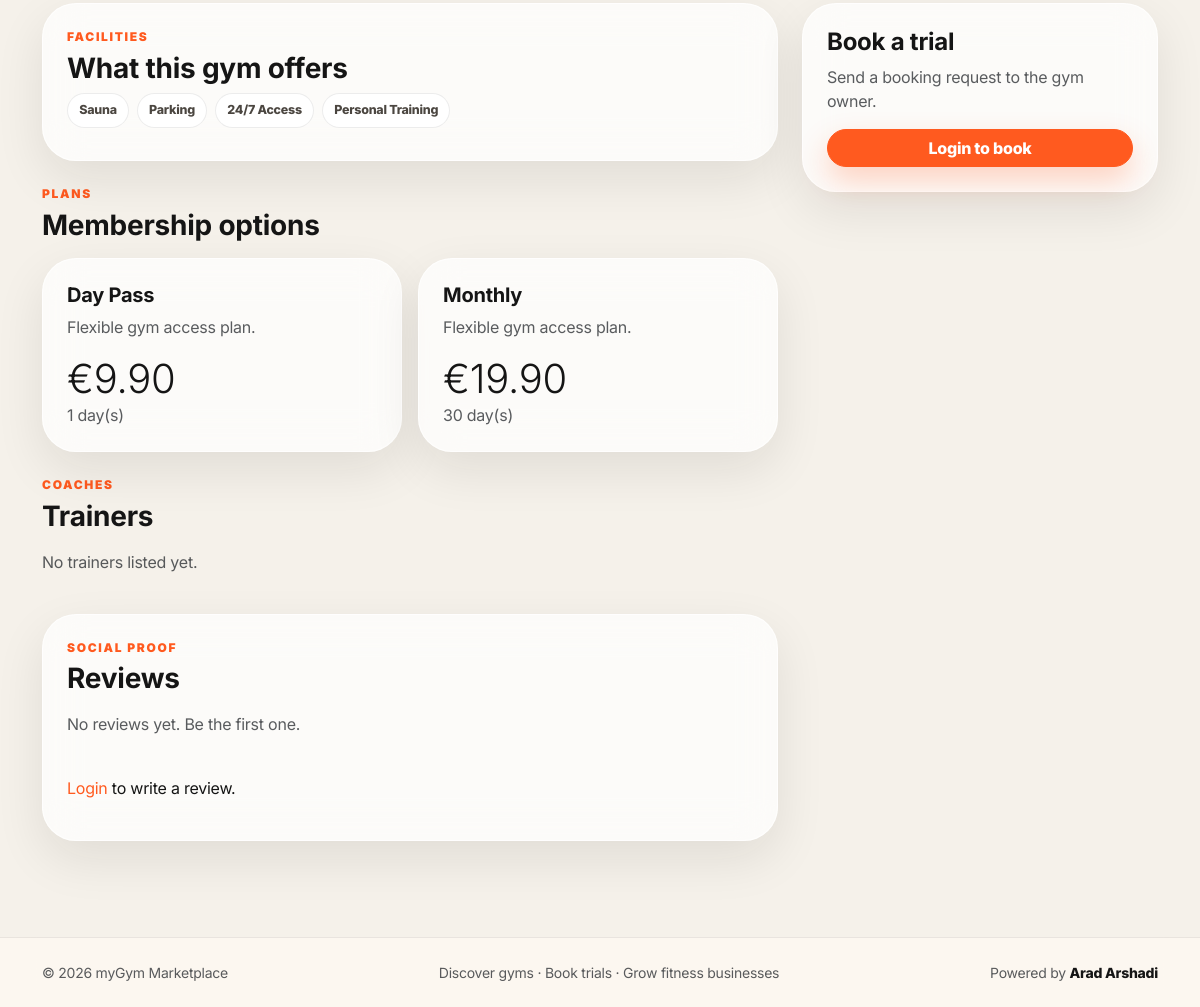
The app's page /gyms/flexfit-studio/ (lower part), older data.
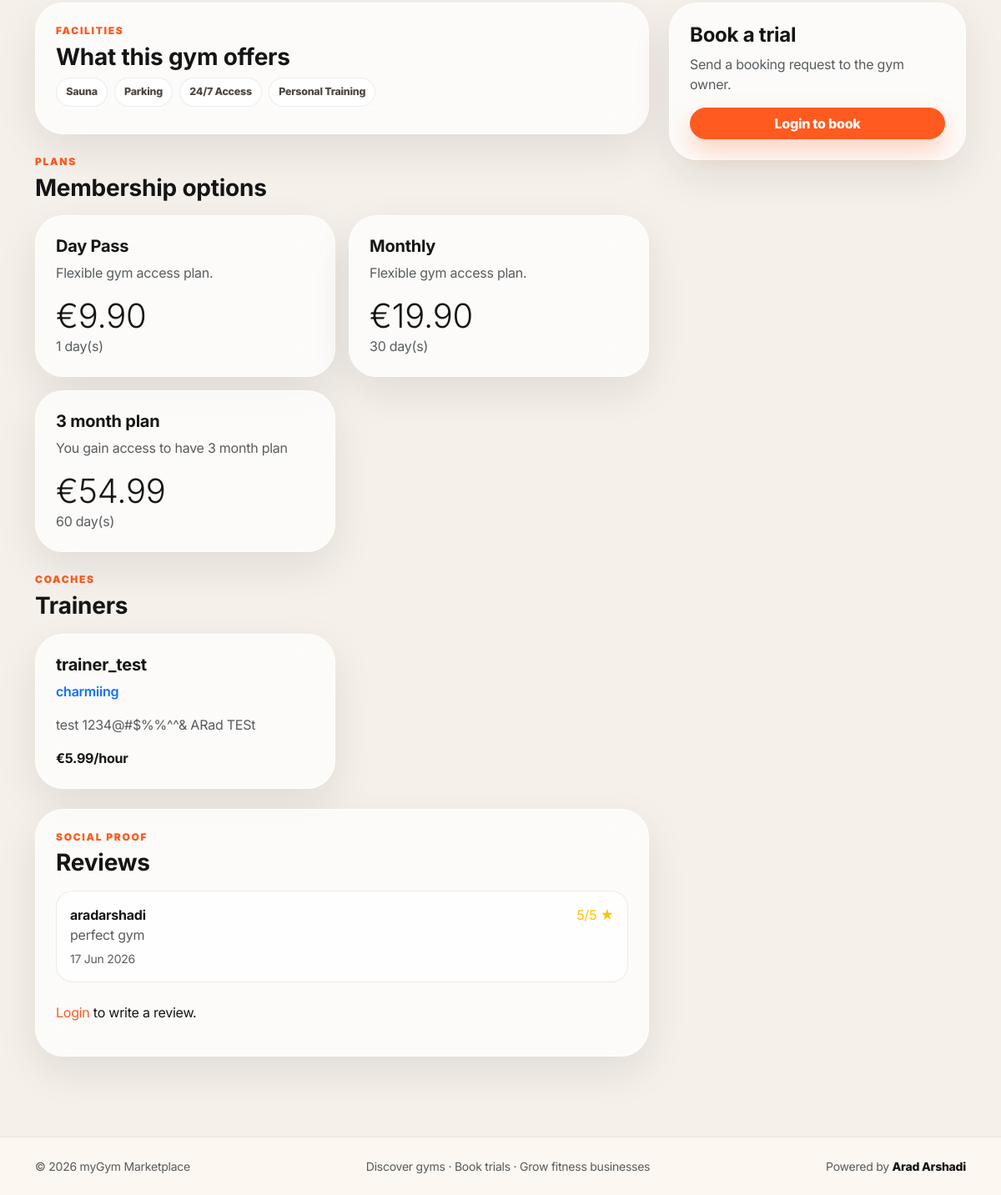
The same page, newer data.
### apps/gyms/models.py (models this page shows, shortened)
class Facility(models.Model):
    name = models.CharField(max_length=80, unique=True)
    icon = models.CharField(max_length=40, blank=True)
    class Meta:
        verbose_name_plural = 'Facilities'

class MembershipPlan(models.Model):
    gym = models.ForeignKey(Gym, on_delete=models.CASCADE, related_name='plans')
    title = models.CharField(max_length=100)
    description = models.TextField(blank=True)
    price = models.DecimalField(max_digits=8, decimal_places=2, validators=[MinValueValidator(0)])
    duration_days = models.PositiveIntegerField()
    is_trial = models.BooleanField(default=False)
    class Meta:
        ordering = ['price']

class TrainerProfile(models.Model):
    user = models.OneToOneField(settings.AUTH_USER_MODEL, on_delete=models.CASCADE, related_name='trainer_profile')
    gym = models.ForeignKey(Gym, on_delete=models.CASCADE, related_name='trainers')
    bio = models.TextField()
    specialties = models.CharField(max_length=255, help_text='Comma-separated: Strength, Boxing, Yoga')
    hourly_rate = models.DecimalField(max_digits=8, decimal_places=2, validators=[MinValueValidator(0)], null=True, blank=True)
    is_available = models.BooleanField(default=True)

### apps/accounts/models.py (models this page shows, shortened)
class User(AbstractUser):
    class Role(models.TextChoices):
        CUSTOMER = 'CUSTOMER', 'Customer'
        OWNER = 'OWNER', 'Gym Owner'
        TRAINER = 'TRAINER', 'Trainer'
        ADMIN = 'ADMIN', 'Admin'
    role = models.CharField(max_length=20, choices=Role.choices, default=Role.CUSTOMER)
    phone = models.CharField(max_length=30, blank=True)

### apps/reviews/models.py (models this page shows, shortened)
class Review(models.Model):
    user = models.ForeignKey(settings.AUTH_USER_MODEL, on_delete=models.CASCADE, related_name='reviews')
    gym = models.ForeignKey('gyms.Gym', on_delete=models.CASCADE, related_name='reviews')
    rating = models.PositiveSmallIntegerField(validators=[MinValueValidator(1), MaxValueValidator(5)])
    comment = models.TextField()
    is_visible = models.BooleanField(default=True)
    created_at = models.DateTimeField(auto_now_add=True)
    class Meta:
        ordering = ['-created_at']
        constraints = [models.UniqueConstraint(fields=['user', 'gym'], name='unique_review_per_user_gym')]

### apps/gyms/views.py (the view)
# urls.py: path('gyms/<slug:slug>/', views.gym_detail, name='gym_detail'),
def gym_detail(request, slug):
    gym = get_object_or_404(
        Gym.objects.prefetch_related('facilities', 'plans', 'trainers', 'images', 'reviews'),
        slug=slug,
        status=Gym.Status.APPROVED,
    )
    if not request.session.session_key:
        request.session.create()
    already_counted_today = GymView.objects.filter(
        gym=gym,
        session_key=request.session.session_key or '',
        created_at__date=timezone.localdate(),
    ).exists()
    if not already_counted_today:
        GymView.objects.create(
            gym=gym,
            user=request.user if request.user.is_authenticated else None,
            session_key=request.session.session_key or '',
            ip_address=request.META.get('REMOTE_ADDR'),
        )
    return render(request, 'gyms/gym_detail.html', {'gym': gym})

### apps/gyms/models.py (called while the page is built)
    @property
    def cover_image(self):
        cover = self.images.filter(is_cover=True).first()
        if cover:
            return cover
        return self.images.first()

    @property
    def gallery_images(self):
        return self.images.filter(is_cover=False)

### templates/gyms/gym_detail.html (shortened to what this page needs)
{% extends 'base.html' %}
{% block content %}
<div class="container py-5">
  <div class="row g-4">
    <div class="col-lg-8">
      <section class="neo-panel p-4 mb-4">
        <p class="section-kicker">Facilities</p><h2 class="fw-bold h3">What this gym offers</h2>
        <div>{% for f in gym.facilities.all %}<span class="chip me-2 mb-2">{{ f.name }}</span>{% empty %}<span class="text-muted">No facilities listed yet.</span>{% endfor %}</div>
      </section>
      <section class="mb-4">
        <p class="section-kicker">Plans</p><h2 class="fw-bold h3 mb-3">Membership options</h2>
        <div class="row g-3">
          {% for plan in gym.plans.all %}
            <div class="col-md-6"><article class="neo-panel p-4 h-100"><h3 class="h5 fw-bold">{{ plan.title }}</h3><p class="text-muted">{{ plan.description|default:'Flexible gym access plan.' }}</p><strong class="display-6">€{{ plan.price }}</strong><span class="text-muted d-block">{{ plan.duration_days }} day(s)</span></article></div>
          {% empty %}<p class="text-muted">No plans yet.</p>{% endfor %}
        </div>
      </section>
      <section class="mb-4">
        <p class="section-kicker">Coaches</p><h2 class="fw-bold h3 mb-3">Trainers</h2>
        <div class="row g-3">
          {% for trainer in gym.trainers.all %}
            <div class="col-md-6"><article class="neo-panel p-4 h-100"><h3 class="h5 fw-bold">{{ trainer.user.get_full_name|default:trainer.user.username }}</h3><p class="text-primary fw-semibold">{{ trainer.specialties }}</p><p class="text-muted">{{ trainer.bio }}</p>{% if trainer.hourly_rate %}<strong>€{{ trainer.hourly_rate }}/hour</strong>{% endif %}</article></div>
          {% empty %}<p class="text-muted">No trainers listed yet.</p>{% endfor %}
        </div>
      </section>
      <section class="neo-panel p-4">
        <p class="section-kicker">Social proof</p><h2 class="fw-bold h3 mb-3">Reviews</h2>
        <div class="vstack gap-3 mb-4">
          {% for review in gym.reviews.all %}{% if review.is_visible %}<article class="review-card"><div class="d-flex justify-content-between"><strong>{{ review.user.username }}</strong><span class="text-warning">{{ review.rating }}/5 ★</span></div><p class="mb-1 text-muted">{{ review.comment }}</p><small class="text-muted">{{ review.created_at|date:'d M Y' }}</small></article>{% endif %}{% empty %}<p class="text-muted">No reviews yet. Be the first one.</p>{% endfor %}
        </div>
        {% if user.is_authenticated %}
          <form method="post" action="{% url 'create_review' gym.id %}" class="vstack gap-3">
            {% csrf_token %}<select class="form-select" name="rating" required><option value="5">5 - Excellent</option><option value="4">4 - Good</option><option value="3">3 - Okay</option><option value="2">2 - Poor</option><option value="1">1 - Bad</option></select><textarea class="form-control" name="comment" placeholder="Share your experience..." required></textarea><button class="btn btn-dark rounded-pill align-self-start">Submit review</button>
          </form>
        {% else %}<p><a href="{% url 'login' %}">Login</a> to write a review.</p>{% endif %}
      </section>
    </div>
    <div class="col-lg-4">
      <section id="book" class="neo-panel p-4 sticky-lg-top booking-card">
        <h2 class="h4 fw-bold">Book a trial</h2>
        <p class="text-muted">Send a booking request to the gym owner.</p>
        {% if user.is_authenticated %}
          <form method="post" action="{% url 'create_booking' gym.id %}" class="vstack gap-3">
            {% csrf_token %}<input class="form-control" type="datetime-local" name="booking_datetime" required><textarea class="form-control" name="customer_note" placeholder="Optional note for the gym owner"></textarea><button class="btn btn-primary rounded-pill">Send booking request</button>
          </form>
        {% else %}<a class="btn btn-primary rounded-pill w-100" href="{% url 'login' %}">Login to book</a>{% endif %}
      </section>
    </div>
  </div>
</div>
{% endblock %}

Row changes from the older to the newer data that the page shows:
added MembershipPlan: title "3 month plan", description "You gain access to have 3 month plan", price "54.99", duration_days "60"
added TrainerProfile: user.get_full_name "trainer_test", specialties "charmiing", bio "test 1234@#$%%^^& ARad TESt", hourly_rate "5.99"
added Review: user.username "aradarshadi", rating "5", comment "perfect gym", created_at "17 Jun 2026"
Text that changed along with them:
text no longer shown: "No trainers listed yet. No reviews yet. Be the first one."
